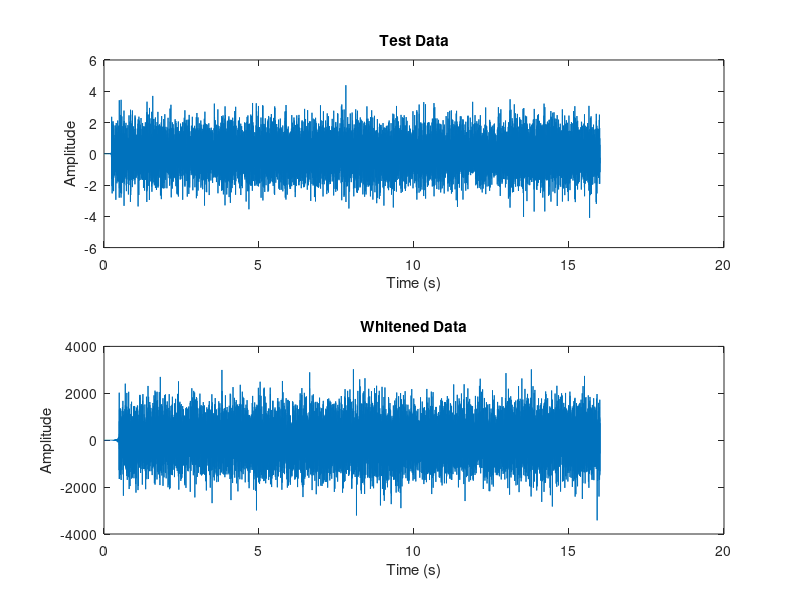

The MATLAB source for this figure: (Note: this script raises an error after producing the figure.)
%Task: Read testData.txt, Whiten Signal and Plot Spectrogram 

%Read testData.txt 

data = load('testData.txt'); 

%Columns 1 timeVec & Column 2 to signalVec in terms of data vectors
timeVec = data(:,1); 
sigVec = data(:,2); 


%Calculating nSamples & sample frequency of data 
nSamples = length(timeVec); 
samplFreq = (nSamples-1)/max(timeVec);
%First 5 seconds of data
freqVec = 0:1/samplFreq:5;

%Power Spectral Density Function estimate via PWelch 
[pxx,f]=pwelch(sigVec(1:length(freqVec)), 514,[],[],samplFreq);

%Designing Whitening Filter fir2 filter for target T(f)=sqrt(PSD) where PSD is the estimated PSD of first 5 seconds
filtOrder = 500; 
b = fir2(filtOrder,f/(samplFreq/2),1./sqrt(pxx));
%Whitening the data Normalized to two sided PSD
whitenedData =  sqrt(samplFreq)*fftfilt(b,sigVec);

%Plotting time series of testData & Whitening data 
figure; 
subplot(2,1,1); 
plot(timeVec, sigVec);
title("Test Data")
xlabel("Time (s)")
ylabel("Amplitude"); 

subplot(2,1,2); 
plot(timeVec, whitenedData); 
title("Whitened Data");
xlabel("Time (s)"); 
ylabel("Amplitude"); 


%Plot a spectrogram of Test Data
%----------------
%Declare length of windows & overlap
winLen = 0.09;%sec
ovrlp = 0.07;%sec
%Convert to integer number of samples 
winLenSmpls = floor(winLen*samplFreq);
ovrlpSmpls = floor(ovrlp*samplFreq);
[S,F,T]=spectrogram(sigVec,winLenSmpls,ovrlpSmpls,[],samplFreq);
figure;
%FIXME you have mistakenly used 3 subplots
% subplot(3,1,1);
subplot(2,1,1);
imagesc(T,F,abs(S)); axis xy;
title('Spectrogram of Test Data')
xlabel('Time (sec)');
ylabel('Frequency (Hz)');


%Plot a spectrogram of Whitening Data
%----------------
winLen = 0.09;%sec
ovrlp = 0.07;%sec
%Convert to integer number of samples 
winLenSmpls = floor(winLen*samplFreq);
ovrlpSmpls = floor(ovrlp*samplFreq);
[Sout,Fout,Tout]=spectrogram(whitenedData,winLenSmpls,ovrlpSmpls,[],samplFreq);
%FIXME you have mistakenly used 3 subplots
% subplot(3,1,2);
subplot(2,1,2);
imagesc(Tout,Fout,abs(Sout)); axis xy;
title('Spectrogram of Whitening Data')
xlabel('Time (sec)');
ylabel('Frequency (Hz)');

%Plotting the spectrogram before and after the whitening data I see a
%signal clearer in the data after whitening using WINDOW 0.09, & NOVERLAP
%0.07. 






